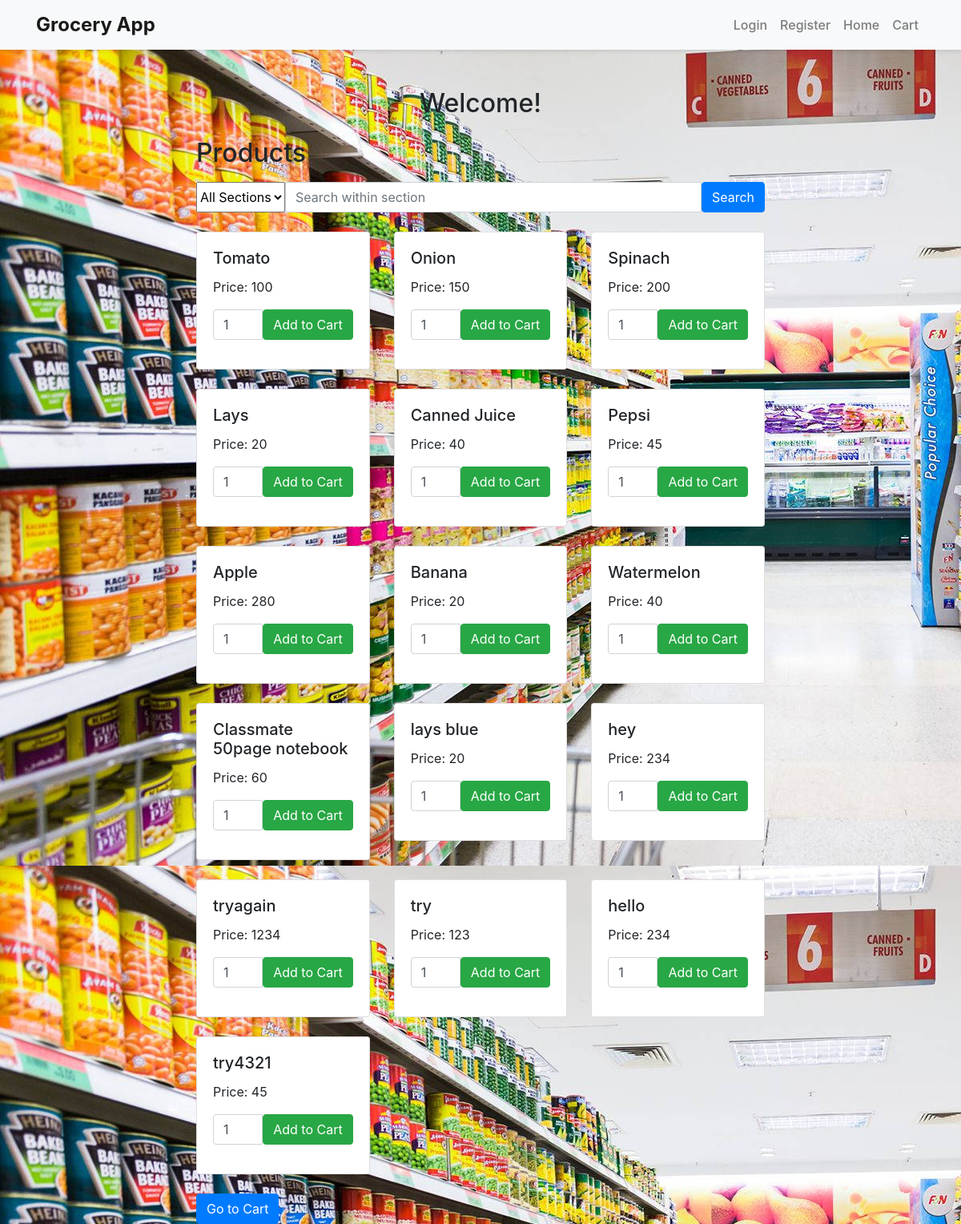
The page / on the database its author committed.
### tables this page shows
CREATE TABLE "products" (
	"id"	INTEGER,
	"name"	TEXT NOT NULL,
	"price"	INTEGER NOT NULL,
	"section_id"	INTEGER NOT NULL,
	PRIMARY KEY("id")
);

### app.py (the view)
@app.route('/', methods=['GET'])
def user_products():
    conn = sqlite3.connect('fdatabase.db')
    cursor = conn.cursor()
    section_id = request.args.get('section')
    search_query = request.args.get('search')
    query = "SELECT products.id, products.name, products.price FROM products INNER JOIN sections ON products.section_id = sections.id"
    params = []
    if section_id:
        query += " WHERE sections.id = ?"
        params.append(section_id)
    if search_query:
        if section_id:
            query += " AND products.name LIKE ?"
        else:
            query += " WHERE products.name LIKE ?"
        params.append(f"%{search_query}%")
    cursor.execute(query, tuple(params))
    products = cursor.fetchall()
    sections = cursor.execute("SELECT * FROM sections").fetchall()
    conn.close()
    return render_template('user_products.html', products=products, sections=sections, user_name=session.get('user_name'))

### template/user_products.html (shortened to what this page needs)
{% extends 'main.html' %}
{% block content %}
<div class="container mt-4">
    <h2 class="text-center mb-4">Welcome{% if user_name %}, {{ user_name }}{% endif %}!</h2>
    <div class="row justify-content-center">
        <div class="col-md-8">
            <div class="d-flex justify-content-between align-items-center mb-3">
                <h2 class="mb-0">Products</h2>
            </div>
            <form action="{{ url_for('user_products') }}" method="GET" class="mb-4">
                <div class="input-group">
                    <select name="section" class="form-select">
                        <option value="">All Sections</option>
                    </select>
                    <input type="text" name="search" class="form-control" placeholder="Search within section">
                    <button type="submit" class="btn btn-primary">Search</button>
                </div>
            </form>
            <div class="row">
                {% for product in products %}
                <div class="col-md-4 mb-4">
                    <div class="card">
                        <div class="card-body">
                            <h5 class="card-title">{{ product[1] }}</h5>
                            <p class="card-text">Price: {{ product[2] }}</p>
                            <form action="{{ url_for('add_to_cart') }}" method="POST">
                                <div class="input-group mb-3">
                                    <input type="number" name="quantity" class="form-control" value="1" min="1">
                                    <button type="submit" class="btn btn-success">Add to Cart</button>
                                </div>
                            </form>
                        </div>
                    </div>
                </div>
                {% endfor %}
            </div>
            <div>
                <a href="{{ url_for('cart') }}" class="btn btn-primary">Go to Cart</a>
            </div>
        </div>
    </div>
</div>
{% endblock %}

### template/main.html (shortened to what this page needs)
<!DOCTYPE html>
<html>
<head>
	<link rel="stylesheet" href="https://maxcdn.bootstrapcdn.com/bootstrap/4.5.2/css/bootstrap.min.css">
</head>
<body>
	<nav class="navbar navbar-expand-lg navbar-light">
		<div class="container">
			<a class="navbar-brand" href="#">Grocery App</a>
			<div class="collapse navbar-collapse" id="navbarNav">
				<ul class="navbar-nav ml-auto">
					<ul class="navbar-nav ml-auto">
						{% if session.logged_in %}
						   <li class="nav-item">
							  <a class="nav-link" href="/logout">Logout</a>
						   </li>
						   {% if session.user_type == 'admin' %}
							  <li class="nav-item">
								 <a class="nav-link" href="/product">Add Product</a>
							  </li>
							  <li class="nav-item">
								 <a class="nav-link" href="/homeadmin">Add Section</a>
							  </li>
						   {% endif %}
						{% else %}
						   <li class="nav-item">
							  <a class="nav-link" href="/login">Login</a>
						   </li>
						   <li class="nav-item">
							<a class="nav-link" href="/register">Register</a>
						 </li>
						{% endif %}
						<li class="nav-item">
						   <a class="nav-link" href="/">Home</a>
						</li>
						<li class="nav-item">
						   <a class="nav-link" href="/cart">Cart</a>
						</li>
					 </ul>
				</ul>
			</div>
		</div>
	</nav>
	<div class="container mt-5">
		{% block content %}
		{% endblock %}
	</div>
</body>
</html>

### template/main.html (style rules this page uses)
.navbar { background-color: #f8f9fa; box-shadow: 0px 2px 5px rgba(0, 0, 0, 0.1); }
.navbar-brand { color: #007bff; font-weight: bold; font-size: 24px; }
.navbar-nav .nav-link { color: #333; font-weight: 500; transition: color 0.3s ease; }

### template/user_products.html (style rules this page uses)
body { background-image: url('/static/Background.jpg'); }

### rows shown on the page
products: name "Tomato", price "100"
products: name "Onion", price "150"
products: name "Spinach", price "200"
products: name "Lays", price "20"
products: name "Canned Juice", price "40"
products: name "Pepsi", price "45"
products: name "Apple", price "280"
products: name "Banana", price "20"
products: name "Watermelon", price "40"
products: name "Classmate 50page notebook", price "60"
products: name "lays blue", price "20"
products: name "hey", price "234"
products: name "tryagain", price "1234"
products: name "try", price "123"
products: name "hello", price "234"
products: name "try4321", price "45"
